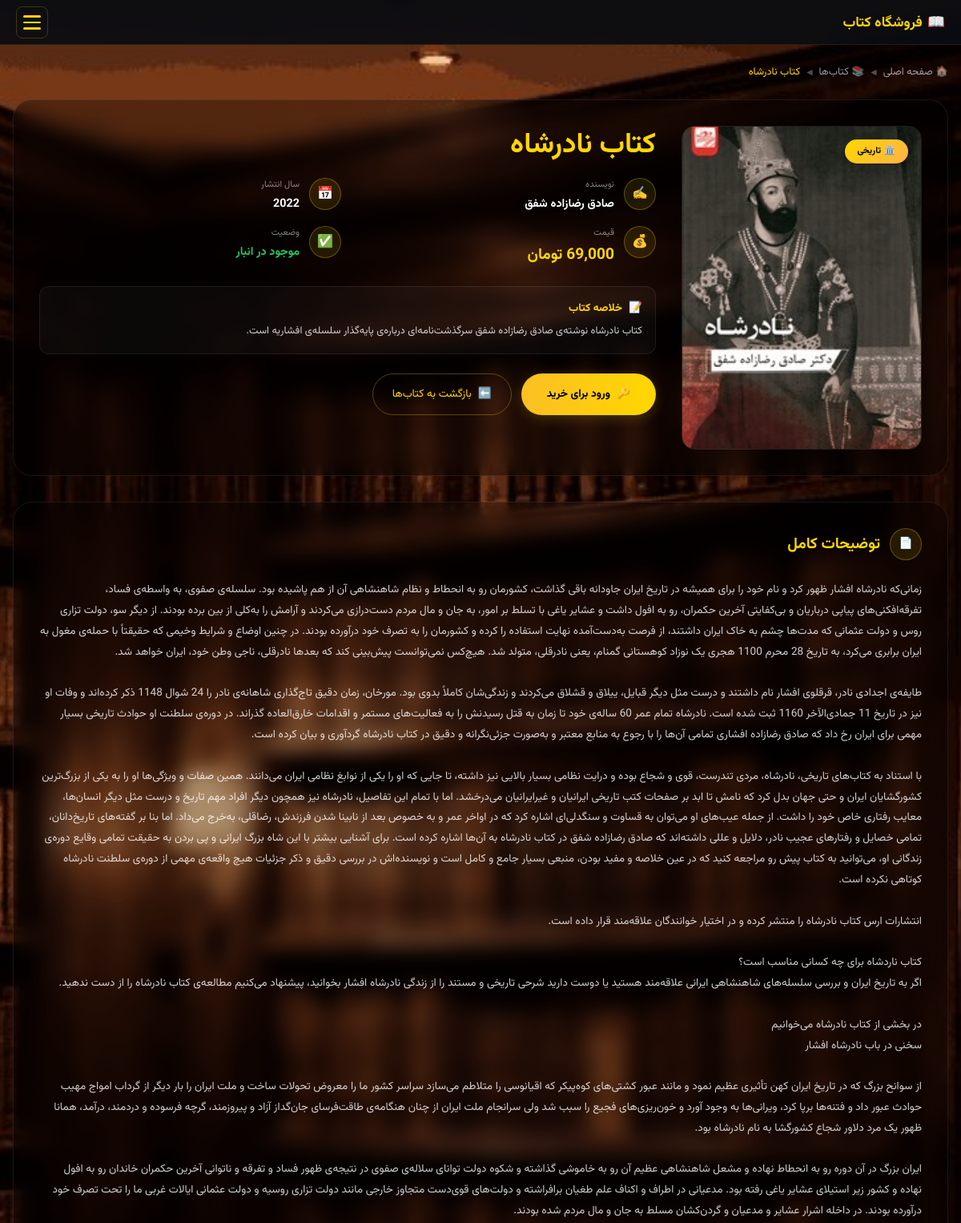
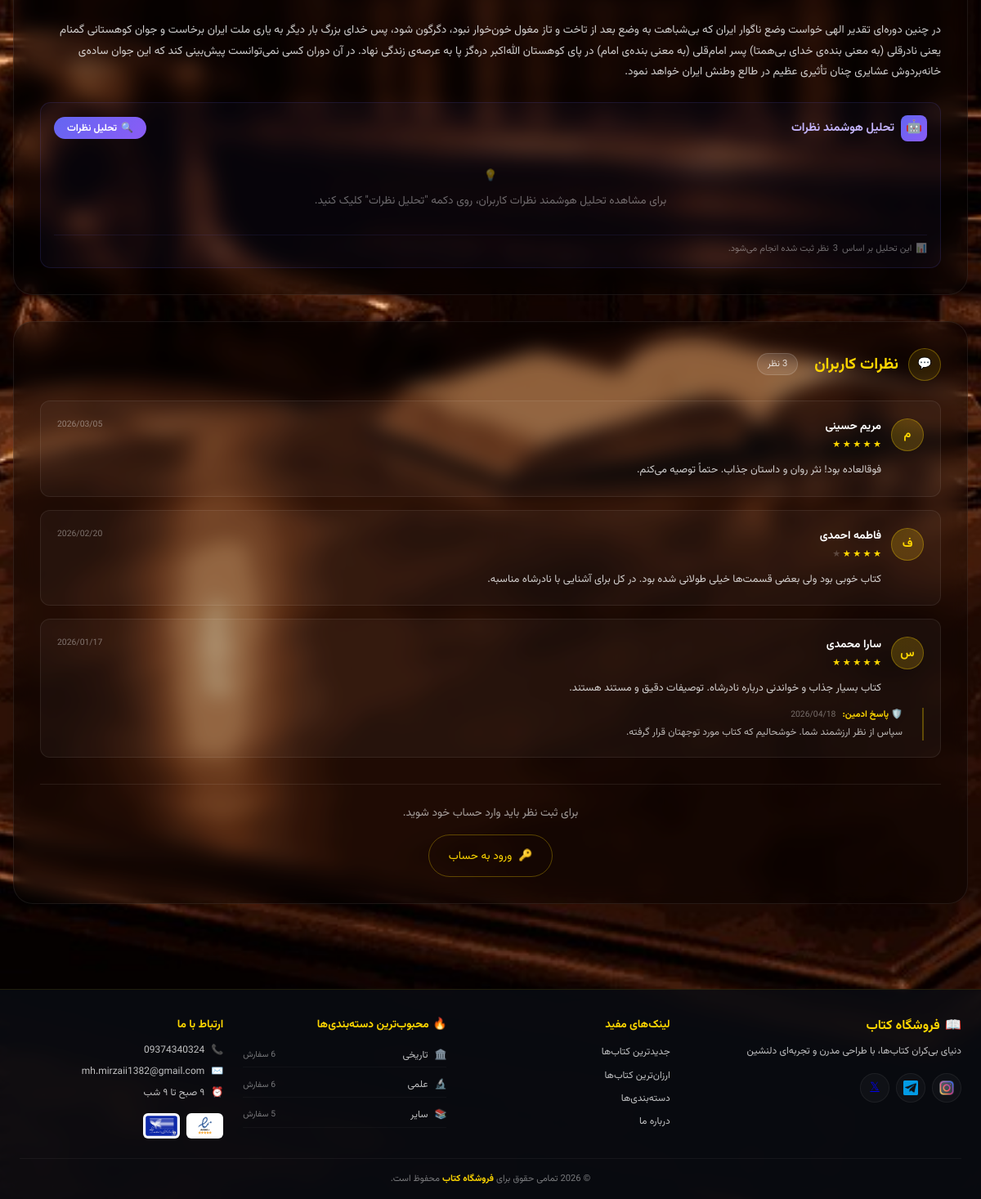
/user/book_details.php?id=24, run on the app's committed database (2 pictures, top to bottom).
### tables this page shows
CREATE TABLE `books` (
  `book_id` int(11) NOT NULL,
  `name` varchar(100) NOT NULL,
  `author` varchar(100) NOT NULL,
  `publication_year` year(4) NOT NULL,
  `image` varchar(255) NOT NULL,
  `category_id` int(11) DEFAULT NULL,
  `price` int(11) NOT NULL,
  `caption` text DEFAULT NULL,
  `created_at` timestamp NOT NULL DEFAULT current_timestamp(),
  `description` text DEFAULT NULL
);

CREATE TABLE `categories` (
  `category_id` int(11) NOT NULL,
  `category_name` varchar(50) NOT NULL,
  `category_slug` varchar(50) NOT NULL,
  `category_icon` varchar(50) DEFAULT NULL,
  `category_description` text DEFAULT NULL,
  `parent_id` int(11) DEFAULT NULL,
  `created_at` timestamp NOT NULL DEFAULT current_timestamp()
);

CREATE TABLE `comments` (
  `comment_id` int(11) NOT NULL,
  `book_id` int(11) NOT NULL,
  `user_id` int(11) NOT NULL,
  `rating` int(11) DEFAULT NULL CHECK (`rating` >= 1 and `rating` <= 5),
  `comment` text NOT NULL,
  `created_at` timestamp NOT NULL DEFAULT current_timestamp(),
  `admin_response` text DEFAULT NULL,
  `response_date` timestamp NULL DEFAULT NULL
);

CREATE TABLE `users` (
  `user_id` int(11) NOT NULL,
  `first_name` varchar(50) NOT NULL,
  `last_name` varchar(50) NOT NULL,
  `username` varchar(50) NOT NULL,
  `address` varchar(255) DEFAULT NULL,
  `email` varchar(100) NOT NULL,
  `password` varchar(255) NOT NULL,
  `user_type` enum('owner','admin','user') DEFAULT 'user',
  `created_at` timestamp NOT NULL DEFAULT current_timestamp()
);

### user/book_details.php (the view, shortened to what the rows shown need)
<?php
include '../database/config.php';
$isLoggedIn = isset($_SESSION['user_id']);
$user_id = $isLoggedIn ? $_SESSION['user_id'] : null;
$book_id = (int)$_GET['id'];
$stmt = $conn->prepare("
    SELECT b.*, c.category_name, c.category_icon, c.category_slug
    FROM books b
    LEFT JOIN categories c ON b.category_id = c.category_id
    WHERE b.book_id = ?
");
$stmt->bind_param("i", $book_id);
$stmt->execute();
$result = $stmt->get_result();
$book = $result->fetch_assoc();
$comments_stmt = $conn->prepare("
    SELECT c.*,
           u.first_name, u.last_name, u.user_id,
           CASE
               WHEN u.user_id = ? THEN 1
               ELSE 0
           END as is_owner
    FROM comments c
    JOIN users u ON c.user_id = u.user_id
    WHERE c.book_id = ?
    ORDER BY c.created_at DESC
");
$comments_stmt->bind_param("ii", $user_id, $book_id);
$comments_stmt->execute();
$comments_result = $comments_stmt->get_result();
$count_query = "SELECT COUNT(*) as total FROM comments WHERE book_id = ?";
$count_stmt = $conn->prepare($count_query);
$count_stmt->bind_param("i", $book_id);
$count_stmt->execute();
$count_result = $count_stmt->get_result();
$total_comments = $count_result->fetch_assoc()['total'];
?>
<link rel="stylesheet" href="../static/css/book-details.css">
<div class="details-container">
    <div class="breadcrumb">
        <a href="index.php">🏠 صفحه اصلی</a>
        <span class="breadcrumb-separator">◀</span>
        <a href="books.php">📚 کتاب‌ها</a>
        <span class="breadcrumb-separator">◀</span>
        <span><?php echo htmlspecialchars($book['name']); ?></span>
    </div>
    <div class="glass-panel">
        <div class="book-header">
            <div class="book-image-section">
                <div class="book-image-wrapper">
                    <div class="book-detail-image">
                        <img src="../<?php echo htmlspecialchars($book['image']); ?>"
                            alt="<?php echo htmlspecialchars($book['name']); ?>"
                            onerror="this.src='../static/images/placeholder-book.jpg'">
                    </div>
                    <div class="category-badge">
                        <span><?php echo htmlspecialchars($book['category_icon'] ?? '📚'); ?></span>
                        <?php echo htmlspecialchars($book['category_name'] ?? 'سایر'); ?>
                    </div>
                </div>
            </div>
            <div class="book-info-section">
                <h1 class="book-title-detail">
                    <?php echo htmlspecialchars($book['name']); ?>
                </h1>
                <div class="info-grid">
                    <div class="info-card">
                        <div class="info-content">
                            <div class="info-label">نویسنده</div>
                            <div class="info-value"><?php echo htmlspecialchars($book['author']); ?></div>
                        </div>
                    </div>
                    <div class="info-card">
                        <div class="info-content">
                            <div class="info-label">سال انتشار</div>
                            <div class="info-value"><?php echo $book['publication_year']; ?></div>
                        </div>
                    </div>
                    <div class="info-card">
                    </div>
                    <div class="info-card">
                    </div>
                </div>
                <?php if (!empty($book['caption'])): ?>
                    <div class="summary-box">
                        <div class="summary-title"><span>📝</span> خلاصه کتاب</div>
                        <p class="summary-text"><?php echo nl2br(htmlspecialchars($book['caption'])); ?></p>
                    </div>
                <?php endif; ?>
                <div class="action-buttons">
                    <?php if ($isLoggedIn): ?>
                        <button onclick="addToCart(<?php echo $book['book_id']; ?>)" class="btn-primary-large">
                            <span>🛒</span>
                            <span>افزودن به سبد خرید</span>
                        </button>
                    <?php else: ?>
                        <a href="../authentication/login.php?redirect=book_details.php?id=<?php echo $book['book_id']; ?>" class="btn-primary-large">
                        </a>
                    <?php endif; ?>
                    <a href="books.php" class="btn-secondary-large">
                    </a>
                </div>
            </div>
        </div>
    </div>
    <?php if (!empty($book['description'])): ?>
        <div class="glass-panel">
            <div class="section-header">
                <div class="section-icon"><span>📄</span></div>
                <h2 class="section-title">توضیحات کامل</h2>
            </div>
            <div class="full-description">
                <?php echo nl2br(htmlspecialchars($book['description'])); ?>
            </div>
            <div class="ai-analysis-box" id="aiAnalysisBox">
                <div class="ai-header">
                    <div class="ai-header-left">
                        <div class="ai-icon">🤖</div>
                        <div class="ai-title">تحلیل هوشمند نظرات</div>
                    </div>
                    <button class="btn-ai-analyze" id="analyzeBtn">
                        <span>🔍</span>
                        <span>تحلیل نظرات</span>
                    </button>
                </div>
                <div class="ai-content" id="aiAnalysisContent">
                    <div class="ai-placeholder">
                        <span>💡</span> برای مشاهده تحلیل هوشمند نظرات کاربران، روی دکمه "تحلیل نظرات" کلیک کنید.
                    </div>
                </div>
                <div class="ai-footer">
                    <span class="ai-note">
                        <span>📊</span>
                        این تحلیل بر اساس <span id="commentCount"><?php echo $total_comments; ?></span> نظر ثبت شده انجام می‌شود.
                    </span>
                </div>
            </div>
        </div>
    <?php endif; ?>
    <div class="glass-panel">
        <div class="section-header">
            <h2 class="section-title">نظرات کاربران</h2>
        </div>
        <div class="comments-list">
            <?php if ($comments_result->num_rows > 0): ?>
                <?php while ($comment = $comments_result->fetch_assoc()): ?>
                    <div class="comment-card">
                        <div class="comment-header">
                            <div class="comment-user">
                                <div class="user-avatar">
                                    <?php echo mb_substr($comment['first_name'], 0, 1); ?>
                                </div>
                                <div class="user-info">
                                    <div class="user-name">
                                        <span><?php echo htmlspecialchars($comment['first_name'] . ' ' . $comment['last_name']); ?></span>
                                    </div>
                                    <div class="stars">
                                        <?php for ($i = 1; $i <= 5; $i++): ?>
                                            <span class="<?php echo $i <= $comment['rating'] ? 'star-filled' : 'star-empty'; ?>">★</span>
                                        <?php endfor; ?>
                                    </div>
                                </div>
                            </div>
                            <span class="comment-date">
                                <?php echo date('Y/m/d', strtotime($comment['created_at'])); ?>
                            </span>
                        </div>
                        <p class="comment-text">
                            <?php echo nl2br(htmlspecialchars($comment['comment'])); ?>
                        </p>
                        <?php if (!empty($comment['admin_response'])): ?>
                            <div class="admin-response">
                                <div class="response-header">
                                    <span>🛡️ پاسخ ادمین:</span>
                                    <span class="comment-date">
                                        <?php echo date('Y/m/d', strtotime($comment['response_date'])); ?>
                                    </span>
                                </div>
                                <p class="response-text">
                                    <?php echo nl2br(htmlspecialchars($comment['admin_response'])); ?>
                                </p>
                            </div>
                        <?php endif; ?>
                    </div>
                <?php endwhile; ?>
            <?php endif; ?>
        </div>
    </div>
</div>
<?php
$content = ob_get_clean();
include '../includes/header-footer.php';
?>

### includes/header-footer.php (shortened to what the rows shown need)
<?php
include_once __DIR__ . '/../database/config.php';
$popular_categories = [];
$cat_query = "
    SELECT c.category_id, c.category_name, c.category_icon, c.category_slug,
           COUNT(o.order_id) as order_count
    FROM categories c
    LEFT JOIN books b ON c.category_id = b.category_id
    LEFT JOIN orders o ON b.book_id = o.book_id
    GROUP BY c.category_id
    HAVING order_count > 0
    ORDER BY order_count DESC
    LIMIT 3
";
$cat_result = $conn->query($cat_query);
while ($cat = $cat_result->fetch_assoc()) {
    $popular_categories[] = $cat;
}
?>
<!DOCTYPE html>
<html lang="fa" dir="rtl">
<head>
    <link rel="stylesheet" href="../static/css/header-footer.css">
</head>
<body>
    <?php echo $content ?? ''; ?>
    <footer class="main-footer">
        <div class="footer-container">
            <div class="footer-grid">
                <div class="footer-col">
                    <?php if (!empty($popular_categories)): ?>
                    <div class="popular-list">
                        <?php foreach ($popular_categories as $index => $cat): ?>
                        <a href="/new-web/user/books.php?category=<?= $cat['category_id'] ?>" class="popular-item">
                            <span><?= htmlspecialchars($cat['category_icon'] ?? '📚') ?></span>
                            <span class="popular-name"><?= htmlspecialchars($cat['category_name']) ?></span>
                            <span class="popular-count"><?= $cat['order_count'] ?> سفارش</span>
                        </a>
                        <?php endforeach; ?>
                    </div>
                    <?php endif; ?>
                </div>
            </div>
        </div>
    </footer>
</body>
</html>

### data on the page
books: name "کتاب نادرشاه", image (picture), category.category_icon "🏛️", category.category_name "تاریخی", author "صادق رضازاده شفق", publication_year "2022", caption "کتاب نادرشاه نوشته‌ی صادق رضازاده شفق سرگذشت‌نامه‌ای درباره‌ی پایه‌گذار سلسله‌ی افشاریه است.", description "زمانی‌که نادرشاه افشار ظهور کرد و نام خود را برای همیشه در تاریخ ایران جاودانه باقی گذاشت، کشورمان رو به انحطاط و نظام شاهنشاهی آن از هم پاشیده بود. سلسله‌ی صفوی، به واسطه‌ی فساد، تفرقه‌افکنی‌های پیاپی درباریان و بی‌کفایتی آخرین حکمران، رو به افول داشت و عشایر یاغی با تسلط بر امور، به جان و مال مردم دست‌درازی می‌کردند و آرامش را به‌کلی از بین برده بودند. از دیگر سو، دولت تزاری روس و دولت عثمانی که مدت‌ها چشم به خاک ایران داشتند، از فرصت به‌دست‌آمده نهایت استفاده را کرده و کشورمان را به تصرف خود درآورده بودند. در چنین اوضاع و شرایط وخیمی که حقیقتاً با حمله‌ی مغول به ایران برابری می‌کرد، به تاریخ 28 محرم 1100 هجری یک نوزاد کوهستانی گمنام، یعنی نادرقلی، متولد شد. هیچ‌کس نمی‌توانست پیش‌بینی کند…"
comments: user.first_name "م", user.last_name "مریم حسینی", created_at "2026/03/05", comment "فوقالعاده بود! نثر روان و داستان جذاب. حتماً توصیه می‌کنم."
comments: user.first_name "ف", user.last_name "فاطمه احمدی", created_at "2026/02/20", comment "کتاب خوبی بود ولی بعضی قسمت‌ها خیلی طولانی شده بود. در کل برای آشنایی با نادرشاه مناسبه."
comments: user.first_name "س", user.last_name "سارا محمدی", created_at "2026/01/17", comment "کتاب بسیار جذاب و خواندنی درباره نادرشاه. توصیفات دقیق و مستند هستند.", response_date "2026/04/18", admin_response "سپاس از نظر ارزشمند شما. خوشحالیم که کتاب مورد توجهتان قرار گرفته."
categories: category_icon "🏛️", category_name "تاریخی"
categories: category_icon "🔬", category_name "علمی"
categories: category_icon "📚", category_name "سایر"

### other printed values
$total_comments "3"
